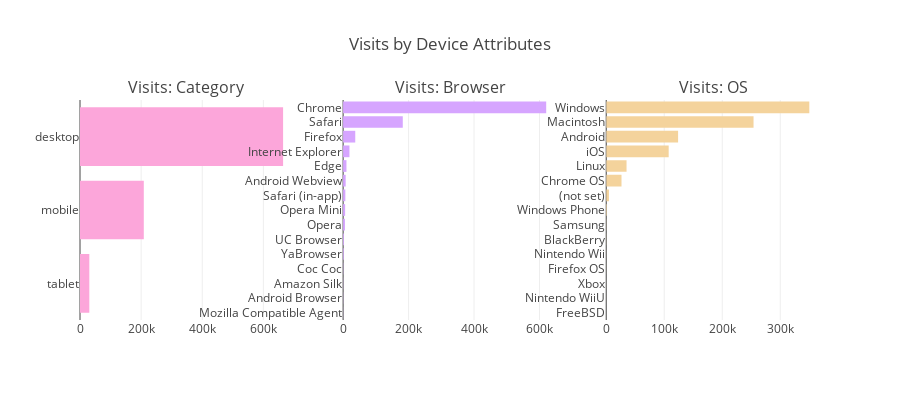
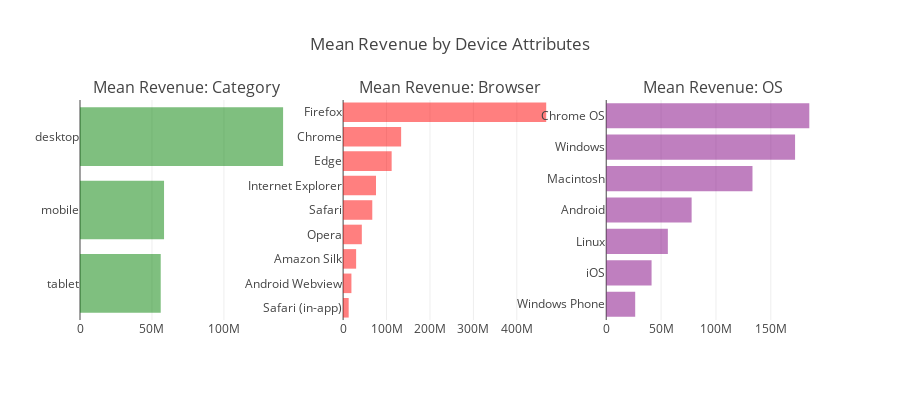

Write notebook code for charts like these, in order.
### Markdown cell above
## 2.1 Device Attributes

### Code cell
device_cols = ["device.browser", "device.deviceCategory", "device.operatingSystem"]

colors = ["#d6a5ff", "#fca6da", "#f4d39c", "#a9fcca"]
traces = []
for i, col in enumerate(device_cols):
    t = train[col].value_counts()
    traces.append(go.Bar(marker=dict(color=colors[i]),orientation="h", y = t.index[:15][::-1], x = t.values[:15][::-1]))

fig = tools.make_subplots(rows=1, cols=3, subplot_titles=["Visits: Category", "Visits: Browser","Visits: OS"], print_grid=False)
fig.append_trace(traces[1], 1, 1)
fig.append_trace(traces[0], 1, 2)
fig.append_trace(traces[2], 1, 3)

fig['layout'].update(height=400, showlegend=False, title="Visits by Device Attributes")
iplot(fig)

## convert transaction revenue to float
train["totals.transactionRevenue"] = train["totals.transactionRevenue"].astype('float')

device_cols = ["device.browser", "device.deviceCategory", "device.operatingSystem"]

fig = tools.make_subplots(rows=1, cols=3, subplot_titles=["Mean Revenue: Category", "Mean Revenue: Browser","Mean Revenue: OS"], print_grid=False)

colors = ["red", "green", "purple"]
trs = []
for i, col in enumerate(device_cols):
    tmp = train.groupby(col).agg({"totals.transactionRevenue": "mean"}).reset_index().rename(columns={"totals.transactionRevenue" : "Mean Revenue"})
    tmp = tmp.dropna().sort_values("Mean Revenue", ascending = False)
    tr = go.Bar(x = tmp["Mean Revenue"][::-1], orientation="h", marker=dict(opacity=0.5, color=colors[i]), y = tmp[col][::-1])
    trs.append(tr)

fig.append_trace(trs[1], 1, 1)
fig.append_trace(trs[0], 1, 2)
fig.append_trace(trs[2], 1, 3)
fig['layout'].update(height=400, showlegend=False, title="Mean Revenue by Device Attributes")
iplot(fig)

### Figure 1 — Plotly figure (JSON) as saved in the notebook; plotly's stock layout.template omitted (floating-point values rounded to 4 significant figures)
{"data": [{"marker": {"color": "#fca6da"}, "orientation": "h", "type": "bar", "uid": "f9c263ae-db88-11e8-8be7-888888888788", "x": [30449, 208726, 664479], "xaxis": "x", "y": ["tablet", "mobile", "desktop"], "yaxis": "y"}, {"marker": {"color": "#d6a5ff"}, "orientation": "h", "type": "bar", "uid": "f9c2d8be-db88-11e8-b17e-888888888788", "x": [374, 553, 561, 727, 2096, 2427, 5643, 6139, 6850, 7865, 10205, 19375, 37069, 182245, 620365], "xaxis": "x2", "y": ["Mozilla Compatible Agent", "Android Browser", "Amazon Silk", "Coc Coc", "YaBrowser", "UC Browser", "Opera", "Opera Mini", "Safari (in-app)", "Android Webview", "Edge", "Internet Explorer", "Firefox", "Safari", "Chrome"], "yaxis": "y2"}, {"marker": {"color": "#f4d39c"}, "orientation": "h", "type": "bar", "uid": "f9c34dd0-db88-11e8-8ac7-888888888788", "x": [9, 35, 66, 89, 100, 218, 280, 1216, 4695, 26337, 35034, 107666, 123892, 253938, 350072], "xaxis": "x3", "y": ["FreeBSD", "Nintendo WiiU", "Xbox", "Firefox OS", "Nintendo Wii", "BlackBerry", "Samsung", "Windows Phone", "(not set)", "Chrome OS", "Linux", "iOS", "Android", "Macintosh", "Windows"], "yaxis": "y3"}], "layout": {"annotations": [{"font": {"size": 16}, "showarrow": false, "text": "Visits: Category", "x": 0.1444, "xanchor": "center", "xref": "paper", "y": 1, "yanchor": "bottom", "yref": "paper"}, {"font": {"size": 16}, "showarrow": false, "text": "Visits: Browser", "x": 0.5, "xanchor": "center", "xref": "paper", "y": 1, "yanchor": "bottom", "yref": "paper"}, {"font": {"size": 16}, "showarrow": false, "text": "Visits: OS", "x": 0.8556, "xanchor": "center", "xref": "paper", "y": 1, "yanchor": "bottom", "yref": "paper"}], "height": 400, "showlegend": false, "title": "Visits by Device Attributes", "xaxis": {"anchor": "y", "domain": [0, 0.2889]}, "xaxis2": {"anchor": "y2", "domain": [0.3556, 0.6444]}, "xaxis3": {"anchor": "y3", "domain": [0.7111, 1]}, "yaxis": {"anchor": "x", "domain": [0, 1]}, "yaxis2": {"anchor": "x2", "domain": [0, 1]}, "yaxis3": {"anchor": "x3", "domain": [0, 1]}}}

### Figure 2 — Plotly figure (JSON) as saved in the notebook; plotly's stock layout.template omitted (floating-point values rounded to 4 significant figures)
{"data": [{"marker": {"color": "green", "opacity": 0.5}, "orientation": "h", "type": "bar", "uid": "fabd77e2-db88-11e8-ab72-888888888788", "x": [56080000.0, 58390000.0, 141100000.0], "xaxis": "x", "y": ["tablet", "mobile", "desktop"], "yaxis": "y"}, {"marker": {"color": "red", "opacity": 0.5}, "orientation": "h", "type": "bar", "uid": "fabdecee-db88-11e8-b84d-888888888788", "x": [12810000.0, 19140000.0, 29990000, 43070000, 67180000.0, 75740000.0, 111800000.0, 133600000.0, 467600000.0], "xaxis": "x2", "y": ["Safari (in-app)", "Android Webview", "Amazon Silk", "Opera", "Safari", "Internet Explorer", "Edge", "Chrome", "Firefox"], "yaxis": "y2"}, {"marker": {"color": "purple", "opacity": 0.5}, "orientation": "h", "type": "bar", "uid": "fabe3afe-db88-11e8-8004-888888888788", "x": [26400000, 41320000.0, 56150000.0, 77820000.0, 133300000.0, 172100000.0, 185000000.0], "xaxis": "x3", "y": ["Windows Phone", "iOS", "Linux", "Android", "Macintosh", "Windows", "Chrome OS"], "yaxis": "y3"}], "layout": {"annotations": [{"font": {"size": 16}, "showarrow": false, "text": "Mean Revenue: Category", "x": 0.1444, "xanchor": "center", "xref": "paper", "y": 1, "yanchor": "bottom", "yref": "paper"}, {"font": {"size": 16}, "showarrow": false, "text": "Mean Revenue: Browser", "x": 0.5, "xanchor": "center", "xref": "paper", "y": 1, "yanchor": "bottom", "yref": "paper"}, {"font": {"size": 16}, "showarrow": false, "text": "Mean Revenue: OS", "x": 0.8556, "xanchor": "center", "xref": "paper", "y": 1, "yanchor": "bottom", "yref": "paper"}], "height": 400, "showlegend": false, "title": "Mean Revenue by Device Attributes", "xaxis": {"anchor": "y", "domain": [0, 0.2889]}, "xaxis2": {"anchor": "y2", "domain": [0.3556, 0.6444]}, "xaxis3": {"anchor": "y3", "domain": [0.7111, 1]}, "yaxis": {"anchor": "x", "domain": [0, 1]}, "yaxis2": {"anchor": "x2", "domain": [0, 1]}, "yaxis3": {"anchor": "x3", "domain": [0, 1]}}}
